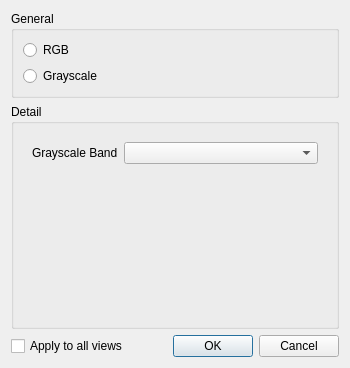
<?xml version="1.0" encoding="UTF-8"?>
<ui version="4.0">
 <class>BandChooserDialog</class>
 <widget class="QDialog" name="BandChooserDialog">
  <property name="geometry">
   <rect>
    <x>0</x>
    <y>0</y>
    <width>350</width>
    <height>368</height>
   </rect>
  </property>
  <property name="windowTitle">
   <string>Band Chooser</string>
  </property>
  <layout class="QGridLayout" name="gridLayout" columnstretch="1,0">
   <item row="3" column="1">
    <widget class="QDialogButtonBox" name="buttonBox">
     <property name="orientation">
      <enum>Qt::Horizontal</enum>
     </property>
     <property name="standardButtons">
      <set>QDialogButtonBox::Cancel|QDialogButtonBox::Ok</set>
     </property>
    </widget>
   </item>
   <item row="3" column="0">
    <widget class="QCheckBox" name="chk_apply_to_all_views">
     <property name="text">
      <string>Apply to all views</string>
     </property>
    </widget>
   </item>
   <item row="1" column="0" colspan="2">
    <widget class="QGroupBox" name="gbox_detail">
     <property name="title">
      <string>Detail</string>
     </property>
     <layout class="QVBoxLayout" name="verticalLayout_2">
      <item>
       <widget class="QStackedWidget" name="stackedWidget">
        <property name="currentIndex">
         <number>1</number>
        </property>
        <widget class="QWidget" name="config_rgb">
         <layout class="QGridLayout" name="gridLayout_2" columnstretch="0,1">
          <item row="0" column="1">
           <widget class="QComboBox" name="cbox_red_band"/>
          </item>
          <item row="2" column="0">
           <widget class="QLabel" name="lbl_blue_band">
            <property name="text">
             <string>Blue Band</string>
            </property>
           </widget>
          </item>
          <item row="1" column="1">
           <widget class="QComboBox" name="cbox_green_band"/>
          </item>
          <item row="2" column="1">
           <widget class="QComboBox" name="cbox_blue_band"/>
          </item>
          <item row="0" column="0">
           <widget class="QLabel" name="lbl_red_band">
            <property name="text">
             <string>Red Band</string>
            </property>
           </widget>
          </item>
          <item row="1" column="0">
           <widget class="QLabel" name="lbl_green_band">
            <property name="text">
             <string>Green Band</string>
            </property>
           </widget>
          </item>
          <item row="3" column="0" colspan="2">
           <widget class="QPushButton" name="btn_choose_defaults">
            <property name="text">
             <string>Choose Default Bands</string>
            </property>
           </widget>
          </item>
          <item row="4" column="0" colspan="2">
           <widget class="QPushButton" name="btn_choose_visible">
            <property name="text">
             <string>Choose Visible-Light Bands</string>
            </property>
           </widget>
          </item>
         </layout>
        </widget>
        <widget class="QWidget" name="config_grayscale">
         <layout class="QGridLayout" name="gridLayout_3" columnstretch="0,1">
          <item row="0" column="1">
           <widget class="QComboBox" name="cbox_gray_band"/>
          </item>
          <item row="0" column="0">
           <widget class="QLabel" name="lbl_gray_band">
            <property name="text">
             <string>Grayscale Band</string>
            </property>
           </widget>
          </item>
          <item row="1" column="0">
           <spacer name="verticalSpacer">
            <property name="orientation">
             <enum>Qt::Vertical</enum>
            </property>
            <property name="sizeHint" stdset="0">
             <size>
              <width>20</width>
              <height>40</height>
             </size>
            </property>
           </spacer>
          </item>
         </layout>
        </widget>
       </widget>
      </item>
     </layout>
    </widget>
   </item>
   <item row="0" column="0" colspan="2">
    <widget class="QGroupBox" name="gbox_general">
     <property name="title">
      <string>General</string>
     </property>
     <layout class="QVBoxLayout" name="verticalLayout">
      <item>
       <widget class="QRadioButton" name="rbtn_rgb">
        <property name="text">
         <string>RGB</string>
        </property>
       </widget>
      </item>
      <item>
       <widget class="QRadioButton" name="rbtn_grayscale">
        <property name="text">
         <string>Grayscale</string>
        </property>
       </widget>
      </item>
     </layout>
    </widget>
   </item>
  </layout>
 </widget>
 <resources/>
 <connections>
  <connection>
   <sender>buttonBox</sender>
   <signal>accepted()</signal>
   <receiver>BandChooserDialog</receiver>
   <slot>accept()</slot>
   <hints>
    <hint type="sourcelabel">
     <x>248</x>
     <y>254</y>
    </hint>
    <hint type="destinationlabel">
     <x>157</x>
     <y>274</y>
    </hint>
   </hints>
  </connection>
  <connection>
   <sender>buttonBox</sender>
   <signal>rejected()</signal>
   <receiver>BandChooserDialog</receiver>
   <slot>reject()</slot>
   <hints>
    <hint type="sourcelabel">
     <x>316</x>
     <y>260</y>
    </hint>
    <hint type="destinationlabel">
     <x>286</x>
     <y>274</y>
    </hint>
   </hints>
  </connection>
 </connections>
</ui>
